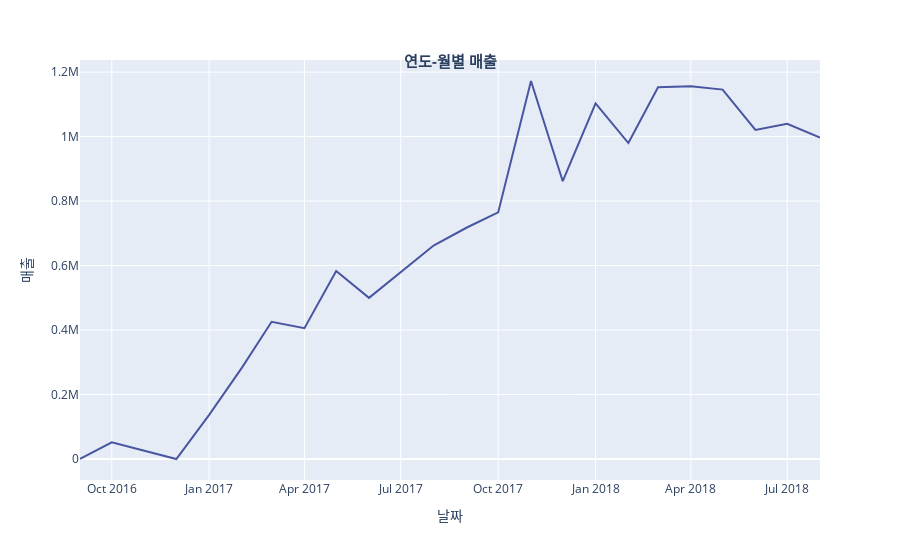

Notebook source saved alongside this figure:
### Markdown cell above
### 연도-월별 매출

### Code cell
a = orderpayment.groupby(pd.to_datetime(orderpayment['order_purchase_timestamp']).dt.strftime('%Y-%m'))['payment_value'].sum().reset_index()

# 첫 번째 그래프 추가 (라인 플롯)
fig = px.line(
        x=a['order_purchase_timestamp'],
        y=a['payment_value'],
    )

# 라인 스타일과 색상 설정
fig.update_traces(
    line=dict(color='#4A55A2', dash='solid'),  # 선 스타일과 색상 설정
    marker=dict(color='#4A55A2'),  # 마커 색상 설정
)

# 레이아웃 설정
fig.update_layout(
    {
        "title" : {
            "text" : "<b>연도-월별 매출</b>",
            "x" : 0.5,
            "y" : 0.9,
            "font" : {"size":15}
        }
    },  # 전체 그래프의 제목
    xaxis=dict(title='날짜'),  # x축 레이블 설정
    yaxis=dict(title='매출'),
    legend=dict()
)

fig.show()
#plot(fig, filename = '연도-월별 매출', auto_open=True)

### Figure 1 — Plotly figure (JSON) as saved in the notebook; plotly's stock layout.template omitted (floating-point values rounded to 4 significant figures)
{"data": [{"hovertemplate": "x=%{x}<br>y=%{y}<extra></extra>", "legendgroup": "", "line": {"color": "#4A55A2", "dash": "solid"}, "marker": {"color": "#4A55A2", "symbol": "circle"}, "mode": "lines", "name": "", "orientation": "v", "showlegend": false, "type": "scatter", "x": ["2016-09", "2016-10", "2016-12", "2017-01", "2017-02", "2017-03", "2017-04", "2017-05", "2017-06", "2017-07", "2017-08", "2017-09", "2017-10", "2017-11", "2017-12", "2018-01", "2018-02", "2018-03", "2018-04", "2018-05", "2018-06", "2018-07", "2018-08"], "xaxis": "x", "y": [136.2, 51660.0, 19.62, 137000.0, 283600.0, 425700.0, 405800.0, 582900.0, 499800.0, 578900.0, 662100.0, 717200.0, 764800.0, 1172000.0, 861600.0, 1103000.0, 979800.0, 1153000.0, 1156000.0, 1146000.0, 1020000.0, 1040000.0, 996900.0], "yaxis": "y"}], "layout": {"legend": {"tracegroupgap": 0}, "margin": {"t": 60}, "title": {"font": {"size": 15}, "text": "<b>연도-월별 매출</b>", "x": 0.5, "y": 0.9}, "xaxis": {"anchor": "y", "domain": [0, 1], "title": {"text": "날짜"}}, "yaxis": {"anchor": "x", "domain": [0, 1], "title": {"text": "매출"}}}}
